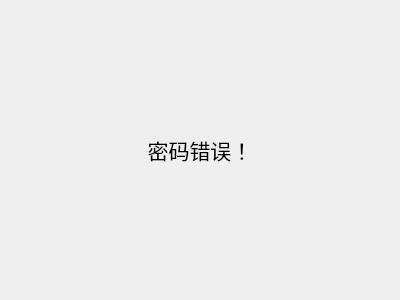
<?xml version="1.0" encoding="UTF-8"?>
<ui version="4.0">
 <class>nottrue</class>
 <widget class="QDialog" name="nottrue">
  <property name="geometry">
   <rect>
    <x>0</x>
    <y>0</y>
    <width>400</width>
    <height>300</height>
   </rect>
  </property>
  <property name="windowTitle">
   <string>密码错误</string>
  </property>
  <layout class="QVBoxLayout" name="verticalLayout">
   <item>
    <widget class="QLabel" name="label">
     <property name="font">
      <font>
       <family>Adobe 黑体 Std R</family>
       <pointsize>16</pointsize>
      </font>
     </property>
     <property name="text">
      <string>密码错误！</string>
     </property>
     <property name="alignment">
      <set>Qt::AlignCenter</set>
     </property>
    </widget>
   </item>
  </layout>
 </widget>
 <resources/>
 <connections/>
</ui>
